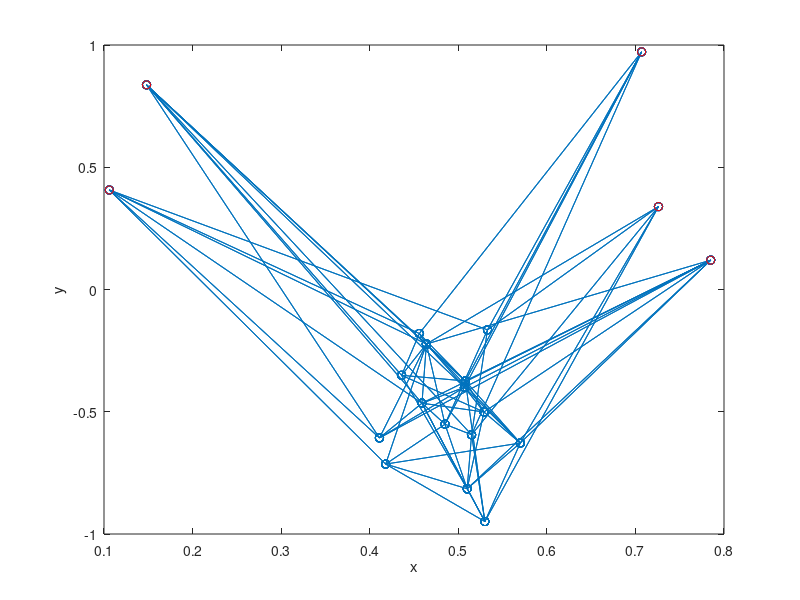

This chart was generated by the following MATLAB code:
% EE364a final 2008.
% Data file for optimal design of a tensile structure.

n = 20;

N = 85;

A = [0 0 0 0 0 0 0 0 0 0 0 0 0 0 1 1 0 0 0 0 0 0 0 0 0 0 0 0 0 0 0 0 0 0 0 0 0 0 0 0 0 0 0 0 0 0 0 -1 0 0 0 -1 0 0 0 0 0 0 0 0 0 0 0 0 0 0 0 0 0 0 0 0 0 0 0 1 0 -1 0 0 0 0 0 0 0 ;
0 0 0 0 1 0 0 0 0 0 0 0 1 0 0 0 0 0 0 1 0 0 0 0 0 0 0 0 0 0 0 1 0 0 0 0 0 0 0 1 0 0 0 0 0 0 0 0 -1 0 0 0 0 0 0 0 0 0 -1 0 0 0 0 0 0 0 0 0 0 0 0 0 0 0 0 0 0 0 0 0 0 0 0 0 0 ;
0 -1 0 1 0 0 0 0 0 0 0 0 0 0 0 0 0 1 0 0 0 0 0 0 1 0 0 0 0 0 0 0 0 0 0 0 0 0 0 0 0 0 0 0 0 0 0 0 0 0 0 0 0 0 -1 0 0 0 0 0 0 0 0 0 0 1 0 0 0 0 -1 0 0 0 0 0 0 0 0 0 0 0 0 0 0 ;
0 0 0 0 0 0 0 0 1 0 0 1 0 0 0 0 0 0 0 0 0 0 0 0 0 0 -1 0 0 0 0 0 -1 0 0 0 -1 0 0 0 0 0 0 0 0 0 0 0 0 0 0 0 0 0 0 0 1 0 0 0 0 0 0 0 0 0 0 0 0 0 0 0 0 0 0 0 0 0 0 0 0 0 -1 1 0 ;
0 0 0 0 0 0 1 0 0 0 0 0 0 0 0 0 0 0 0 0 0 0 0 0 0 0 0 0 0 1 0 0 0 0 0 0 0 0 0 0 0 0 0 0 0 0 0 0 0 0 -1 0 0 0 0 0 0 0 0 -1 0 0 0 0 0 0 0 0 0 0 0 1 0 0 0 0 0 0 0 0 0 0 0 0 -1 ;
0 0 0 0 0 0 0 0 0 -1 0 0 0 0 0 0 0 0 0 0 0 0 0 0 0 0 0 0 0 0 1 0 0 0 0 0 0 0 1 0 0 0 0 0 0 0 0 0 0 0 0 0 0 0 0 -1 0 0 0 0 0 0 0 0 0 0 0 0 1 0 0 0 0 0 0 -1 0 0 0 0 -1 0 0 0 0 ;
0 0 0 0 0 0 0 0 0 0 0 0 0 0 0 0 0 0 0 0 0 0 0 0 0 0 0 0 0 0 0 0 0 0 0 1 0 0 0 0 0 0 0 0 0 0 0 0 0 0 0 0 -1 0 0 0 0 0 1 0 0 0 0 0 0 0 0 0 0 0 0 0 1 1 0 0 0 0 0 0 0 1 0 0 0 ;
0 0 0 0 0 0 0 0 0 0 0 0 0 0 0 0 0 0 0 0 0 0 -1 0 0 0 0 0 0 0 0 0 0 0 0 0 0 0 0 0 0 0 0 0 1 0 0 0 0 0 0 0 0 1 0 0 0 0 0 0 0 0 0 -1 0 -1 0 0 0 0 0 0 0 -1 0 0 0 0 0 0 0 0 0 0 1 ;
0 1 0 0 0 0 0 0 0 0 0 0 0 0 0 0 0 0 0 0 0 0 0 0 0 0 0 0 -1 0 0 0 0 0 1 0 1 1 0 -1 0 0 -1 0 0 0 -1 0 0 1 0 0 0 0 0 1 0 0 0 0 0 -1 0 0 0 0 0 0 0 0 0 0 0 0 0 0 0 0 1 0 0 0 0 0 0 ;
0 0 0 0 0 0 0 0 -1 0 0 0 0 0 0 0 0 0 0 -1 0 0 0 0 0 1 0 0 0 0 0 0 0 -1 0 0 0 0 0 0 0 0 0 1 0 0 1 0 0 0 0 0 0 0 0 0 0 -1 0 0 0 0 0 0 0 0 0 1 0 0 0 -1 0 0 0 0 0 0 0 0 0 0 0 0 0 ;
0 0 0 0 0 0 -1 0 0 0 0 0 0 0 0 0 0 -1 0 0 0 0 0 0 0 0 0 0 0 0 0 0 0 0 0 0 0 0 0 0 0 0 0 0 0 0 0 1 0 0 1 0 0 0 0 0 0 0 0 0 0 0 0 0 1 0 -1 0 0 -1 0 0 0 0 0 0 0 0 0 0 0 0 0 0 0 ;
0 0 0 0 0 0 0 0 0 0 0 0 0 0 0 0 0 0 0 0 0 0 0 0 0 -1 0 0 0 0 0 -1 0 0 0 0 0 -1 0 0 0 0 0 0 0 0 0 0 0 0 0 0 0 0 0 0 0 0 0 0 0 0 -1 0 0 0 0 0 0 0 1 0 0 0 0 0 0 0 0 0 0 0 1 0 0 ;
0 0 0 0 0 0 0 1 0 0 0 0 0 0 0 0 1 0 1 0 0 0 0 0 0 0 1 0 0 0 0 0 0 0 0 -1 0 0 -1 0 0 0 0 0 0 0 0 0 0 -1 0 0 0 0 0 0 0 0 0 0 -1 1 0 0 0 0 0 0 0 0 0 0 0 0 0 0 1 0 0 -1 0 0 0 0 0 ;
1 0 0 0 0 0 0 0 0 0 0 0 0 0 0 0 0 0 0 0 0 0 0 0 0 0 0 0 0 0 0 0 0 0 0 0 0 0 0 0 -1 0 0 0 0 0 0 0 1 0 0 1 0 0 0 0 0 0 0 1 1 0 0 0 0 0 0 0 0 1 0 0 0 0 0 0 0 0 0 0 1 0 0 0 0 ;
0 0 -1 0 0 0 0 -1 0 1 0 0 0 -1 0 0 0 0 0 0 0 0 0 0 -1 0 0 1 0 0 0 0 0 0 0 0 0 0 0 0 0 0 0 0 0 0 0 0 0 0 0 0 0 0 1 0 0 0 0 0 0 0 0 0 0 0 0 0 0 0 0 0 0 0 1 0 0 0 0 1 0 0 0 0 0 ;
0 0 0 0 -1 0 0 0 0 0 -1 -1 0 0 0 0 0 0 0 0 1 0 0 0 0 0 0 0 0 -1 0 0 0 0 0 0 0 0 0 0 0 0 0 0 -1 -1 0 0 0 0 0 0 0 0 0 0 0 0 0 0 0 0 0 1 0 0 0 0 -1 0 0 0 0 0 0 0 0 0 0 0 0 -1 0 0 0 ;
0 0 0 0 0 0 0 0 0 0 0 0 0 0 0 0 0 0 -1 0 -1 0 0 1 0 0 0 0 0 0 0 0 0 0 -1 0 0 0 0 0 0 0 1 -1 0 0 0 0 0 0 0 0 1 0 0 0 -1 0 0 0 0 0 0 0 0 0 0 0 0 0 0 0 0 0 0 0 0 0 0 0 0 0 0 0 0 ;
0 0 1 -1 0 -1 0 0 0 0 0 0 -1 0 0 -1 0 0 0 0 0 -1 1 0 0 0 0 0 1 0 0 0 1 0 0 0 0 0 0 0 0 1 0 0 0 1 0 0 0 0 0 0 0 -1 0 0 0 0 0 0 0 0 1 0 0 0 0 -1 0 0 0 0 -1 0 0 0 0 0 0 0 0 0 0 0 0 ;
0 0 0 0 0 1 0 0 0 0 1 0 0 0 -1 0 0 0 0 0 0 0 0 -1 0 0 0 0 0 0 -1 0 0 1 0 0 0 0 0 0 0 0 0 0 0 0 0 0 0 0 0 0 0 0 0 0 0 0 0 0 0 0 0 0 0 0 0 0 0 0 0 0 0 0 -1 0 -1 1 0 0 0 0 0 -1 0 ;
-1 0 0 0 0 0 0 0 0 0 0 0 0 1 0 0 -1 0 0 0 0 1 0 0 0 0 0 -1 0 0 0 0 0 0 0 0 0 0 0 0 1 -1 0 0 0 0 0 0 0 0 0 0 0 0 0 0 0 1 0 0 0 0 0 0 -1 0 1 0 0 0 0 0 0 0 0 0 0 0 -1 0 0 0 0 0 0 ;
];

p = 5;

g = 9.800;

x_fixed = [0.726
0.148
0.106
0.785
0.707
];

y_fixed = [0.339
0.837
0.407
0.120
0.972
];

m = [0.265
0.633
0.187
0.456
0.689
0.814
0.204
0.264
0.380
0.614
0.515
0.941
0.758
0.930
0.650
0.638
0.151
0.010
0.745
0.238
];

k_tot = 200;

% Mass x-coordinates for uniform stiffness allocation.
x_unif = [0.726
0.148
0.106
0.785
0.707
0.530
0.436
0.456
0.459
0.507
0.533
0.411
0.510
0.515
0.418
0.508
0.529
0.464
0.570
0.485
];

% Mass y-coordinates for uniform stiffness allocation.
y_unif = [0.339
0.837
0.407
0.120
0.972
-0.949
-0.351
-0.180
-0.465
-0.400
-0.165
-0.607
-0.815
-0.594
-0.714
-0.374
-0.501
-0.223
-0.628
-0.551
];

%%%%%%%%%%%%%%%%%%%%%%%%%%%%%%%%%%%%%%%%%%%%%%%%%%%%%%%%%%%%%%%
% Plotting code.

% The following code plots the tensile structure with evenly distributed
% stiffness.

k_unif = (k_tot/N)*ones(N,1);
ind_ex = find(k_unif < 1e-2); %do not show springs with k < 1e-2
Aadj = A(:,setdiff(1:N,ind_ex));
Aadj2 = double(Aadj*Aadj'-diag(diag(Aadj*Aadj')) ~= 0);
figure
gplot(Aadj2,[x_unif y_unif],'o-');
hold on
plot(x_fixed,y_fixed,'ro');
xlabel('x'); ylabel('y');
hold off

% Use the following code to plot your optimized structure.
% Here k_opt is the optimum stiffness profile and x_opt, y_opt the
% corresponding mass coordinates

%ind_ex = find(k_opt < 1e-2); %do not show springs with k < 1e-2
%Aadj = A(:,setdiff(1:N,ind_ex));
%Aadj2 = double(Aadj*Aadj'-diag(diag(Aadj*Aadj')) ~= 0);
%figure
%gplot(Aadj2,[x_opt y_opt],'o-');
%hold on
%plot(x_fixed,y_fixed,'ro');
%xlabel('x'); ylabel('y');
%hold off
